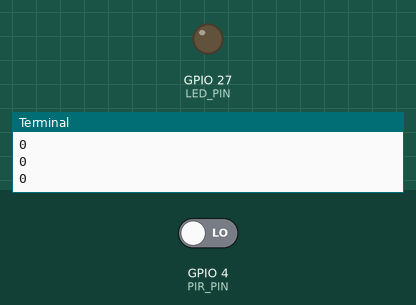
This program was run on a simulated Raspberry Pi (BCM pin numbers). Parts: output pins drawn as LEDs (lit = HIGH), the last lines printed to the terminal. The inputs (shaded band) are chosen by the test bench; at power-on: GPIO 4 (PIR_PIN) LOW.

Above: at 1.2 s.
1.3 s: GPIO 4 (PIR_PIN) driven HIGH
At 2.2 s:
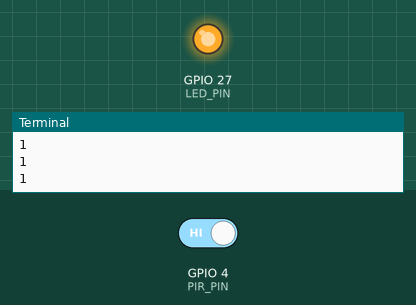
2.8 s: GPIO 4 (PIR_PIN) driven LOW
At 3.4 s:
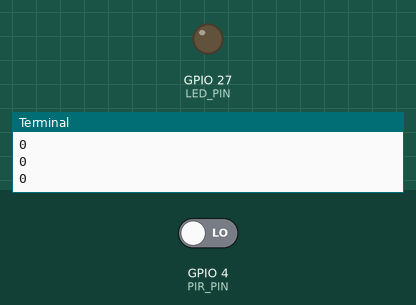
Timing chart, 0 to 5.8 s (numbered marks = the images above; inputs shaded):
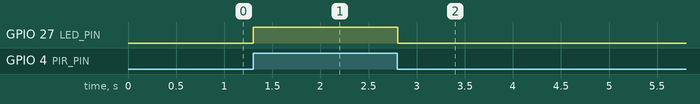

The program:

pir_simple_alarm.py
```python
import RPi.GPIO as GPIO
import time

PIR_PIN = 4
LED_PIN = 27

GPIO.setmode(GPIO.BCM)
GPIO.setup(PIR_PIN, GPIO.IN, pull_up_down = GPIO.PUD_DOWN)
GPIO.setup(LED_PIN, GPIO.OUT)
GPIO.output(LED_PIN, GPIO.LOW)

while True:
    time.sleep(0.01)
    if GPIO.input(PIR_PIN) == GPIO.HIGH:
        print(GPIO.input(PIR_PIN))
        GPIO.output(LED_PIN, GPIO.HIGH)
    else:
        print(GPIO.input(PIR_PIN))
        GPIO.output(LED_PIN, GPIO.LOW)


GPIO.cleanup()
```

Measured:
- after the input at 1.3 s, GPIO 27 (LED_PIN): LOW → HIGH at once
- after the input at 2.8 s, GPIO 27 (LED_PIN): HIGH → LOW at once
